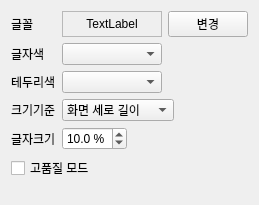
<ui version="4.0" >
 <class>Pref::Ui::OsdWidget</class>
 <widget class="QWidget" name="Pref::Ui::OsdWidget" >
  <property name="geometry" >
   <rect>
    <x>0</x>
    <y>0</y>
    <width>232</width>
    <height>205</height>
   </rect>
  </property>
  <property name="windowTitle" >
   <string>Form</string>
  </property>
  <layout class="QGridLayout" name="gridLayout" >
   <item row="0" column="0" >
    <widget class="QLabel" name="label" >
     <property name="text" >
      <string>글꼴</string>
     </property>
    </widget>
   </item>
   <item row="0" column="1" >
    <layout class="QHBoxLayout" name="horizontalLayout_5" >
     <item>
      <widget class="QLabel" name="font_label" >
       <property name="sizePolicy" >
        <sizepolicy vsizetype="Preferred" hsizetype="MinimumExpanding" >
         <horstretch>0</horstretch>
         <verstretch>0</verstretch>
        </sizepolicy>
       </property>
       <property name="minimumSize" >
        <size>
         <width>100</width>
         <height>0</height>
        </size>
       </property>
       <property name="frameShape" >
        <enum>QFrame::StyledPanel</enum>
       </property>
       <property name="frameShadow" >
        <enum>QFrame::Sunken</enum>
       </property>
       <property name="text" >
        <string>TextLabel</string>
       </property>
       <property name="alignment" >
        <set>Qt::AlignCenter</set>
       </property>
      </widget>
     </item>
     <item>
      <widget class="QPushButton" name="font_button" >
       <property name="text" >
        <string>변경</string>
       </property>
      </widget>
     </item>
    </layout>
   </item>
   <item row="1" column="0" >
    <widget class="QLabel" name="label_3" >
     <property name="text" >
      <string>글자색</string>
     </property>
    </widget>
   </item>
   <item row="1" column="1" >
    <layout class="QHBoxLayout" name="horizontalLayout_4" >
     <item>
      <widget class="QComboBox" name="text_color_combo" >
       <property name="minimumSize" >
        <size>
         <width>100</width>
         <height>0</height>
        </size>
       </property>
      </widget>
     </item>
     <item>
      <spacer name="horizontalSpacer_6" >
       <property name="orientation" >
        <enum>Qt::Horizontal</enum>
       </property>
       <property name="sizeHint" stdset="0" >
        <size>
         <width>0</width>
         <height>0</height>
        </size>
       </property>
      </spacer>
     </item>
    </layout>
   </item>
   <item row="2" column="0" >
    <widget class="QLabel" name="label_4" >
     <property name="text" >
      <string>테두리색</string>
     </property>
    </widget>
   </item>
   <item row="2" column="1" >
    <layout class="QHBoxLayout" name="horizontalLayout_3" >
     <item>
      <widget class="QComboBox" name="border_color_combo" >
       <property name="minimumSize" >
        <size>
         <width>100</width>
         <height>0</height>
        </size>
       </property>
      </widget>
     </item>
     <item>
      <spacer name="horizontalSpacer_7" >
       <property name="orientation" >
        <enum>Qt::Horizontal</enum>
       </property>
       <property name="sizeHint" stdset="0" >
        <size>
         <width>0</width>
         <height>0</height>
        </size>
       </property>
      </spacer>
     </item>
    </layout>
   </item>
   <item row="3" column="0" >
    <widget class="QLabel" name="label_8" >
     <property name="text" >
      <string>크기기준</string>
     </property>
    </widget>
   </item>
   <item row="3" column="1" >
    <layout class="QHBoxLayout" name="horizontalLayout_2" >
     <item>
      <widget class="QComboBox" name="scale_combo" >
       <property name="sizeAdjustPolicy" >
        <enum>QComboBox::AdjustToContents</enum>
       </property>
       <item>
        <property name="text" >
         <string>화면 세로 길이</string>
        </property>
       </item>
       <item>
        <property name="text" >
         <string>화면 가로 길이</string>
        </property>
       </item>
       <item>
        <property name="text" >
         <string>화면 대각선 길이</string>
        </property>
       </item>
      </widget>
     </item>
     <item>
      <spacer name="horizontalSpacer_3" >
       <property name="orientation" >
        <enum>Qt::Horizontal</enum>
       </property>
       <property name="sizeHint" stdset="0" >
        <size>
         <width>0</width>
         <height>0</height>
        </size>
       </property>
      </spacer>
     </item>
    </layout>
   </item>
   <item row="4" column="0" >
    <widget class="QLabel" name="label_7" >
     <property name="text" >
      <string>글자크기</string>
     </property>
    </widget>
   </item>
   <item row="4" column="1" >
    <layout class="QHBoxLayout" name="horizontalLayout" >
     <item>
      <widget class="QDoubleSpinBox" name="size_spin" >
       <property name="accelerated" >
        <bool>true</bool>
       </property>
       <property name="suffix" >
        <string> %</string>
       </property>
       <property name="decimals" >
        <number>1</number>
       </property>
       <property name="maximum" >
        <double>99.000000000000000</double>
       </property>
       <property name="singleStep" >
        <double>0.500000000000000</double>
       </property>
       <property name="value" >
        <double>10.000000000000000</double>
       </property>
      </widget>
     </item>
     <item>
      <spacer name="horizontalSpacer_4" >
       <property name="orientation" >
        <enum>Qt::Horizontal</enum>
       </property>
       <property name="sizeHint" stdset="0" >
        <size>
         <width>0</width>
         <height>0</height>
        </size>
       </property>
      </spacer>
     </item>
    </layout>
   </item>
   <item row="5" column="0" colspan="2" >
    <widget class="QCheckBox" name="high_quality_check" >
     <property name="text" >
      <string>고품질 모드</string>
     </property>
    </widget>
   </item>
   <item row="6" column="0" colspan="2" >
    <spacer name="verticalSpacer" >
     <property name="orientation" >
      <enum>Qt::Vertical</enum>
     </property>
     <property name="sizeHint" stdset="0" >
      <size>
       <width>0</width>
       <height>0</height>
      </size>
     </property>
    </spacer>
   </item>
  </layout>
 </widget>
 <resources/>
 <connections/>
</ui>
